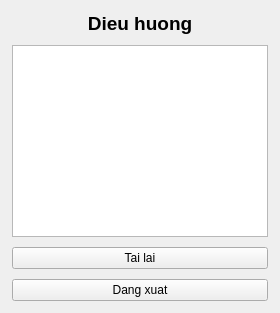
     <widget class="QFrame" name="navigationPanel">
      <property name="sizePolicy">
       <sizepolicy hsizetype="Fixed" vsizetype="Expanding">
        <horstretch>0</horstretch>
        <verstretch>0</verstretch>
       </sizepolicy>
      </property>
      <property name="frameShape">
       <enum>QFrame::Shape::NoFrame</enum>
      </property>
      <property name="frameShadow">
       <enum>QFrame::Shadow::Plain</enum>
      </property>
      <layout class="QVBoxLayout" name="navigationLayout">
       <property name="spacing">
        <number>10</number>
       </property>
       <property name="leftMargin">
        <number>12</number>
       </property>
       <property name="topMargin">
        <number>12</number>
       </property>
       <property name="rightMargin">
        <number>12</number>
       </property>
       <property name="bottomMargin">
        <number>12</number>
       </property>
       <item>
        <widget class="QLabel" name="navigationTitle">
         <property name="font">
          <font>
           <pointsize>14</pointsize>
           <bold>true</bold>
          </font>
         </property>
         <property name="text">
          <string>Dieu huong</string>
         </property>
         <property name="alignment">
          <set>Qt::AlignmentFlag::AlignCenter</set>
         </property>
        </widget>
       </item>
  <item>
   <widget class="QListWidget" name="navigationList">
         <property name="sizePolicy">
          <sizepolicy hsizetype="Expanding" vsizetype="Expanding">
           <horstretch>0</horstretch>
           <verstretch>0</verstretch>
          </sizepolicy>
         </property>
        </widget>
       </item>
  <item>
   <widget class="QPushButton" name="refreshButton">
    <property name="sizePolicy">
     <sizepolicy hsizetype="Expanding" vsizetype="Fixed">
      <horstretch>0</horstretch>
      <verstretch>0</verstretch>
     </sizepolicy>
    </property>
    <property name="text">
     <string>Tai lai</string>
    </property>
   </widget>
  </item>
         <item>
        <widget class="QPushButton" name="logoutButton">
         <property name="sizePolicy">
          <sizepolicy hsizetype="Expanding" vsizetype="Fixed">
           <horstretch>0</horstretch>
           <verstretch>0</verstretch>
          </sizepolicy>
         </property>
         <property name="text">
          <string>Dang xuat</string>
         </property>
        </widget>
       </item>
       </layout>
      </widget>
